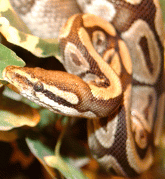
#> input picture Python.png, 165 x 179 px
$ python tomhaverford.py ../Python.png
#> lines starting #> are read from the running program, lines starting #| are printed output that depends on the picture
#!/usr/bin/python

# so named because it creates beautiful abstract art

from PIL import Image
import sys
import random
import itertools
import collections

if len(sys.argv) < 2:
    print("usage: "+sys.argv[0]+" filename.png")
    exit(1)

infile = sys.argv[1]
im = Image.open(infile).convert("RGB")
#> im is the input picture: PIL image 165x179 RGB; mean R, G, B 154.1, 120.1, 81.5
im.thumbnail((900,700)) # make sure dimensions are sane
w = im.size[0]
#> w = 165
h = im.size[1]
#> h = 179

grid = [[None]*h for i in range(w)]
points = []
for i in range(20):
    points.append((random.randint(0, w-1),
                   random.randint(0, h-1)))

queues = [collections.deque([point]) for point in points]
weight = 255//len(points)
#> weight = 12

print("Divvying up the image.")
# loop for as long as we have at least one nonempty queue
while False in [len(queue) == 0 for queue in queues]:
    for i in range(len(queues)):
        try:
            point = queues[i].popleft()
            while grid[point[0]][point[1]] is not None:
                point = queues[i].popleft()

        except IndexError:
            # queue empty
            continue

        grid[point[0]][point[1]] = i

        # enqueue neighbors
        for delta in ((1, 0), (0, -1), (-1, 0), (0, 1)):
            x_ = point[0]+delta[0]
            y_ = point[1]+delta[1]
            if x_ < 0 or x_ >= w: continue
            if y_ < 0 or y_ >= h: continue
            if grid[x_][y_] is not None: continue
            queues[i].append((x_, y_))

assert True not in [None in col for col in grid]

for x in range(w):
    for y in range(h):
        im.putpixel((x, y,), (weight*grid[x][y],)*3)
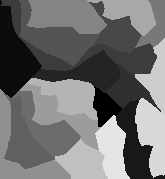
#> im: PIL image 165x179 RGB; min 0, max 228, mean 112.2

outfile = ''.join(infile.split(".")[:-1]) + "_ignored.png"
im.save(outfile, "PNG")

print("\nFile saved:", outfile)

$ run again, on prettyshit.png
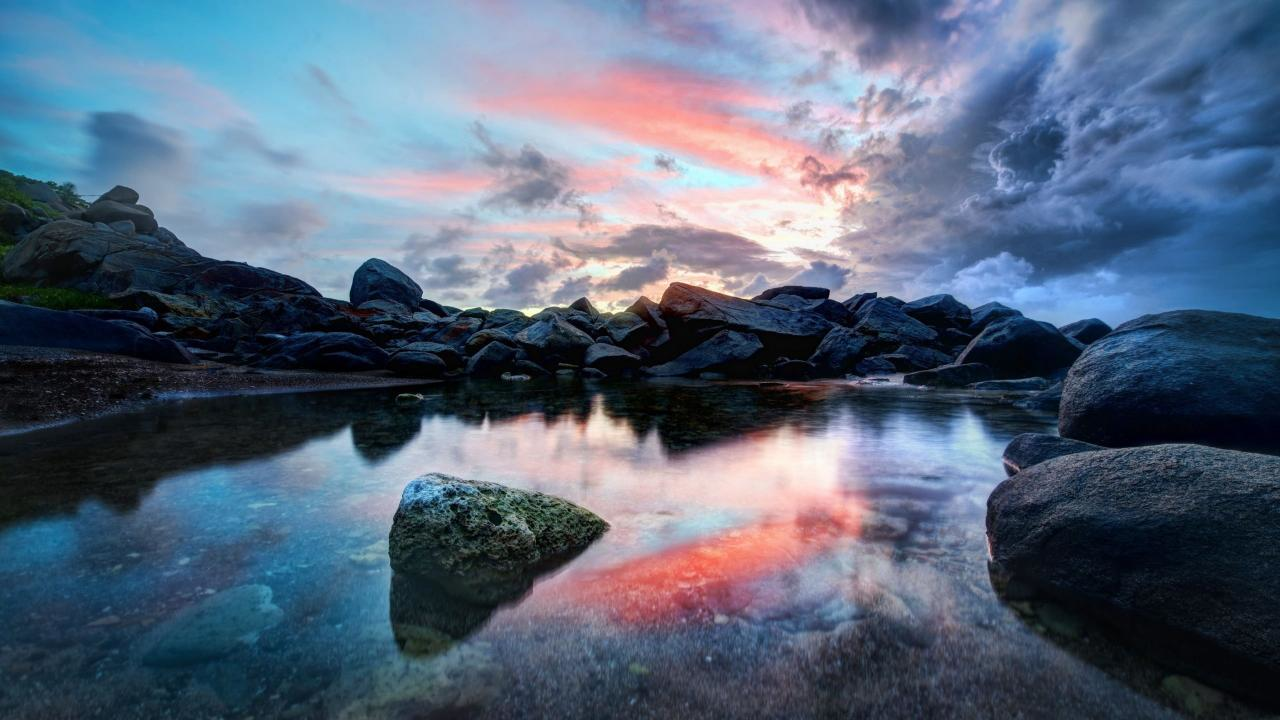
#> input picture prettyshit.png, 1280 x 720 px
#> im is the input picture: PIL image 1280x720 RGB; mean R, G, B 87.6, 102, 122.2
#> after the loop `for x in range(w):`:
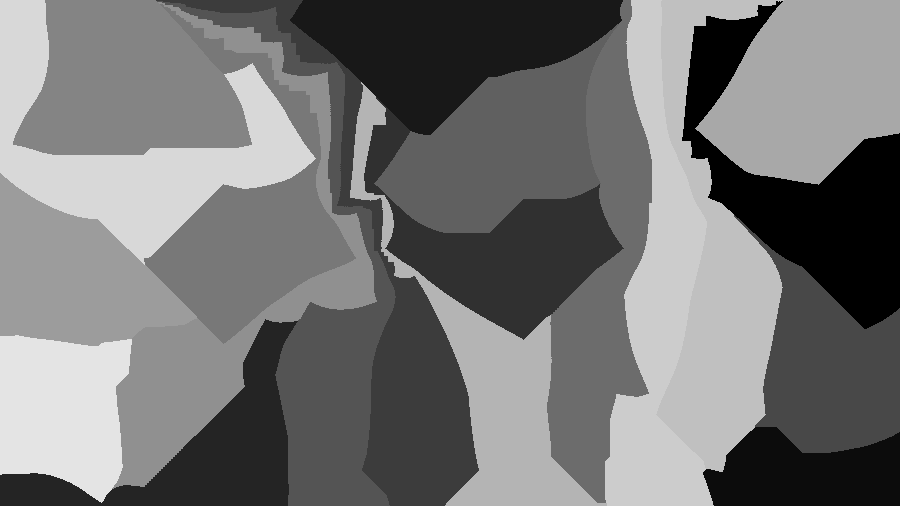
#> im: PIL image 900x506 RGB; min 0, max 228, mean 117.3
